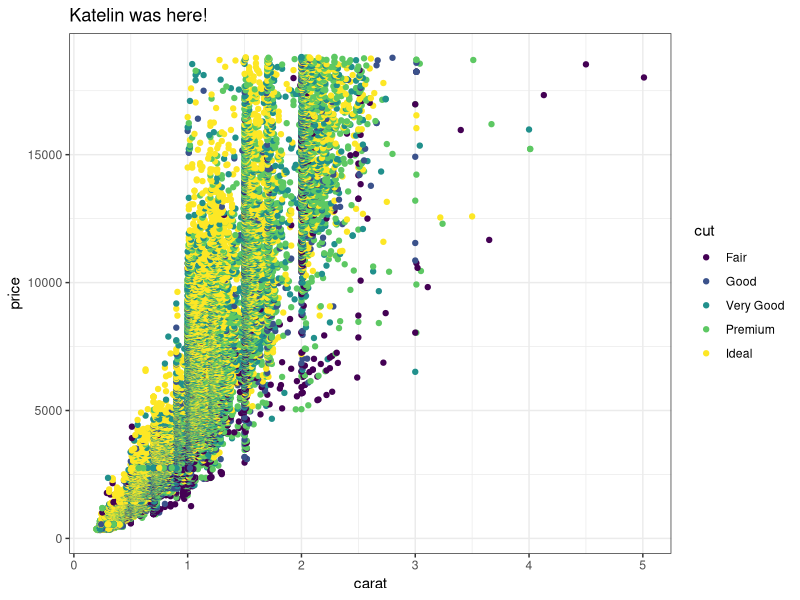
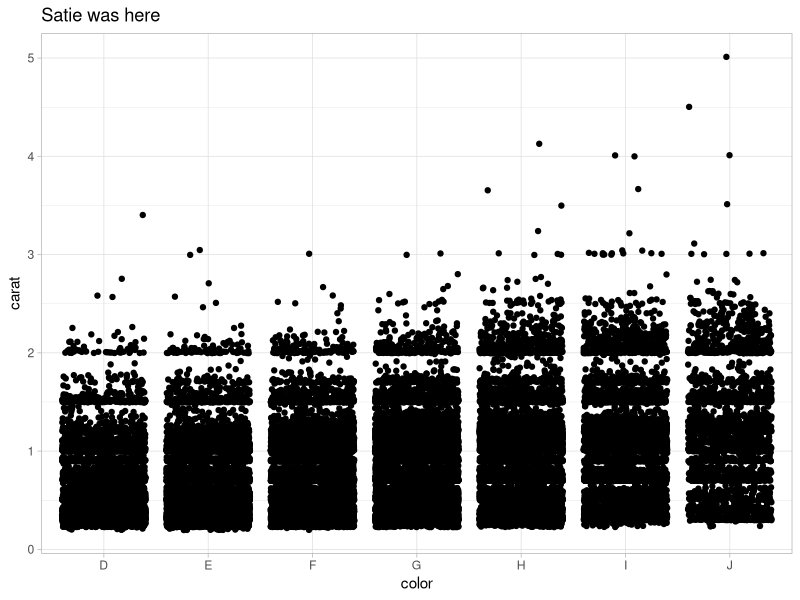
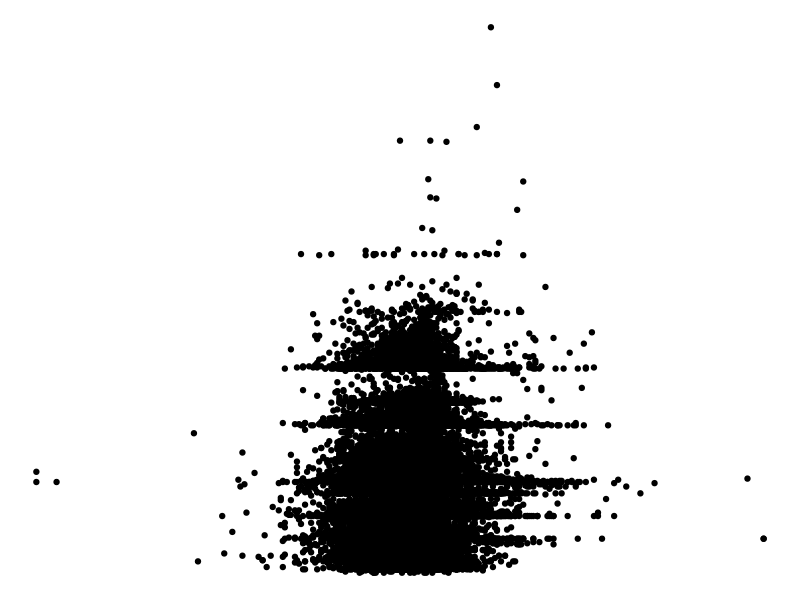

Recreate these plots in R, in order.
## ---- chunk 1
knitr::opts_chunk$set(echo = TRUE)
library(tidyverse)
## ---- chunk 2
# Partner 1: 
# Run the code below to see the original graph
# Change the code below to make the point color change based on 'cut', and update the theme to theme_bw(). Update the title to include your first name. 

ggplot(data = diamonds, aes(x = carat, y = price)) +
  geom_point(aes(color= cut)) +
  theme_bw() +
  labs(title = "Katelin was here!")
## ---- chunk 3
# Partner 2: 
# Run the code below to see the original graph
# Change the code below to make the geom a geom_jitter, and update the theme to theme_light. Update the title to include your first name. 

ggplot(data = diamonds, aes(x = color, y = carat)) +
  geom_jitter() +
  theme_light() +
  labs(title = "Satie was here")
# try one more time!
## ---- chunk 4
ggplot(data = diamonds, aes(x = depth, y = carat)) +
  geom_point() +
  theme_void()
  theme_bw()
  6+6 # some basic math
# let's see if this conflict occurs!
# Satie was here

# Breaking things!!!! 

## ---- chunk 5
# Some random changes 
cats <- 20+2
